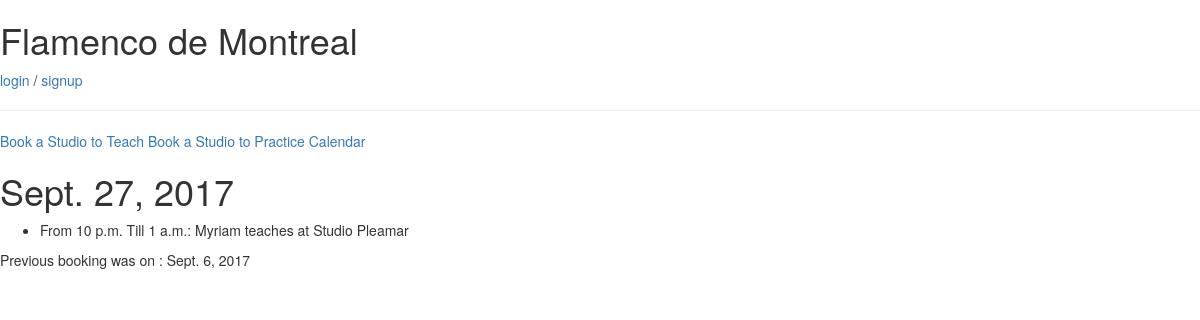
The app's page /2017/9/27/ with its own data.
### calender/models.py (models this page shows, shortened)
class Teacher(models.Model):
    place = models.ForeignKey(
        Place,
        on_delete=models.CASCADE,
            )
    teacher = models.ForeignKey(
        settings.AUTH_USER_MODEL,
        on_delete=models.CASCADE,
    )
    teach_from=models.DateTimeField(auto_now=False,auto_now_add=False)
    teach_to=models.DateTimeField(auto_now=False,auto_now_add=False)
    created_on=models.DateTimeField(auto_now_add=True)
    updated=models.DateTimeField(auto_now=True)

class Place(models.Model):
    name = models.CharField(max_length=50)
    address = models.CharField(max_length=80)
    def __str__(self):
        return self.name

### calender/views.py (the view)
# urls.py: url(r'^(?P<year>[0-9]{4})/(?P<month>[0-9]+)/(?P<day>[0-9]+)/$', StudioDayView.as_view(month_format='%m'),name="studio_daily_schedule"),
class StudioDayView(DayArchiveView):
    queryset = Teacher.objects.all()
    date_field = "teach_from"
    allow_future = True

### calender/templates/calender/teacher_archive_day.html (shortened to what this page needs)
{% extends 'base.html' %}
{% block content %}
  {%include 'snippets/nav.html'%}
  <h1>{{ day }}</h1>
  <ul>
      {% for obj in object_list %}
          <li>From {{ obj.teach_from.time}} Till {{ obj.teach_to.time}}: {{ obj.teacher }} teaches at {{ obj.place }}</li>
      {% endfor %}
  </ul>
  <p>
      {% if previous_day %}
          Previous booking was on : {{ previous_day }}
      {% endif %}
  </p>
{% endblock %}

### records on screen
Teacher: teach_from "Sept. 27, 2017", teach_from.time "10 p.m.", teach_to.time "1 a.m.", teacher "Myriam", place "Studio Pleamar"
Teacher: teach_from "Sept. 6, 2017"
